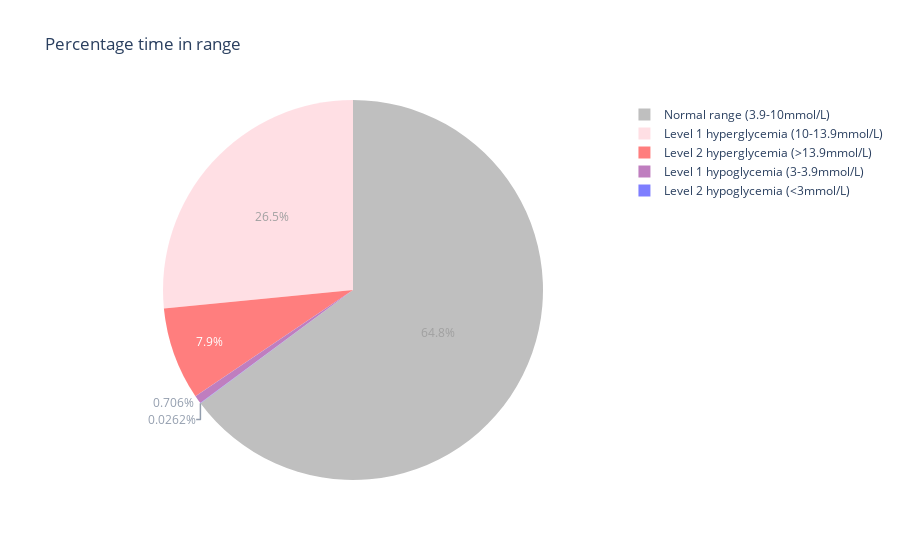

Notebook code for this chart:
### Code cell
visualisations.tir_pie(dxcm1_transformed.data)

### Figure 1 — Plotly figure (JSON) as saved in the notebook; plotly's stock layout.template omitted (floating-point values rounded to 4 significant figures)
{"data": [{"labels": ["Level 2 hypoglycemia (<3mmol/L)", "Level 1 hypoglycemia (3-3.9mmol/L)", "Normal range (3.9-10mmol/L)", "Level 1 hyperglycemia (10-13.9mmol/L)", "Level 2 hyperglycemia (>13.9mmol/L)"], "marker": {"colors": ["blue", "purple", "grey", "pink", "red"]}, "opacity": 0.5, "type": "pie", "values": [1, 27, 2479, 1015, 302]}], "layout": {"title": {"text": "Percentage time in range"}}}
